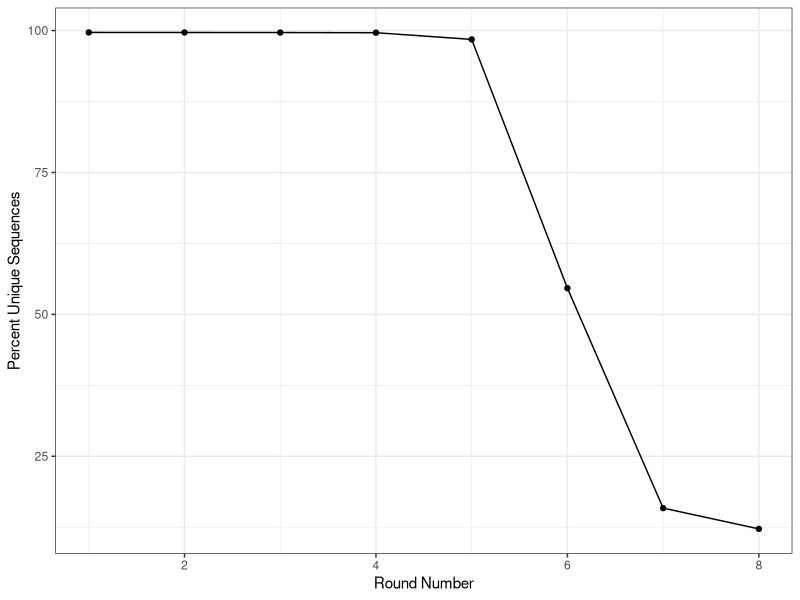

Write the R code that produced this figure. (Note: this script raises an error after producing the figure.)
#!/usr/bin/env Rscript

# R script to create analysis plots for the RNA evolution project

# turn of scientific notation
options(scipen=10000)

# inport libraries
library(ggplot2)

# set outputs directory
out_dir <- "/Users/bamflappy/PfrenderLab/RNA_evolution/outputs/plots/01_percent_unique"

# create outputs directory
dir.create(out_dir, showWarnings = FALSE)

# round numbers
rounds <- c(1, 2, 3, 4, 5, 6, 7, 8)

# % diversity per round
#diversity_doped <- c(99.67, 99.66, 99.65, 99.62, 98.44, 54.61, 15.86, 12.20, 97.30, 92.40, 86.43)
diversity <- c(99.67, 99.66, 99.65, 99.62, 98.44, 54.61, 15.86, 12.20)

# calculate % unique per round
unique_reads <- diversity

# create data frame for plotting
unique_rounds <- data.frame(
  round_nums = rounds,
  #round_nums = as.character(rounds),
  unique_percent = unique_reads
)

# line plot with % of unique sequences per round
unique_rounds_plot <- ggplot(data=unique_rounds, aes(round_nums, unique_percent)) +
  geom_point() +
  geom_line() +
  theme_bw() +
  ylab("Percent Unique Sequences") +
  xlab("Round Number")
# save the plot
exportFile <- paste(out_dir, "/percent_unique.png", sep = "")
png(exportFile, units="in", width=5, height=5, res=300)
print(unique_rounds_plot)
dev.off()

# export plotting data
write.csv(unique_rounds, file = paste(out_dir, "/percent_unique.csv", sep = ""), row.names = FALSE, quote = FALSE)
